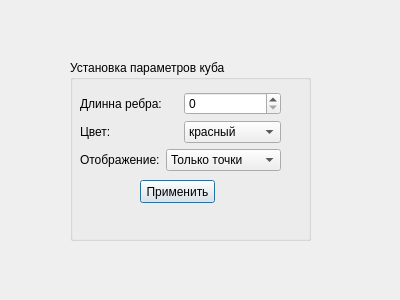
<?xml version="1.0" encoding="UTF-8"?>
<ui version="4.0">
 <class>Size</class>
 <widget class="QDialog" name="Size">
  <property name="geometry">
   <rect>
    <x>0</x>
    <y>0</y>
    <width>400</width>
    <height>300</height>
   </rect>
  </property>
  <property name="windowTitle">
   <string>Dialog</string>
  </property>
  <widget class="QGroupBox" name="groupBox">
   <property name="geometry">
    <rect>
     <x>70</x>
     <y>60</y>
     <width>241</width>
     <height>181</height>
    </rect>
   </property>
   <property name="title">
    <string>Установка параметров куба</string>
   </property>
   <widget class="QPushButton" name="size">
    <property name="geometry">
     <rect>
      <x>70</x>
      <y>120</y>
      <width>75</width>
      <height>23</height>
     </rect>
    </property>
    <property name="text">
     <string>Применить</string>
    </property>
   </widget>
   <widget class="QWidget" name="">
    <property name="geometry">
     <rect>
      <x>10</x>
      <y>32</y>
      <width>201</width>
      <height>80</height>
     </rect>
    </property>
    <layout class="QVBoxLayout" name="verticalLayout">
     <item>
      <layout class="QHBoxLayout" name="horizontalLayout_3">
       <item>
        <widget class="QLabel" name="label">
         <property name="text">
          <string>Длинна ребра:</string>
         </property>
        </widget>
       </item>
       <item>
        <widget class="QSpinBox" name="size_2"/>
       </item>
      </layout>
     </item>
     <item>
      <layout class="QHBoxLayout" name="horizontalLayout_2">
       <item>
        <widget class="QLabel" name="label_2">
         <property name="text">
          <string>Цвет:</string>
         </property>
        </widget>
       </item>
       <item>
        <widget class="QComboBox" name="color">
         <item>
          <property name="text">
           <string>красный</string>
          </property>
         </item>
         <item>
          <property name="text">
           <string>синий</string>
          </property>
         </item>
         <item>
          <property name="text">
           <string>чёрный</string>
          </property>
         </item>
         <item>
          <property name="text">
           <string>жёлтый</string>
          </property>
         </item>
        </widget>
       </item>
      </layout>
     </item>
     <item>
      <layout class="QHBoxLayout" name="horizontalLayout">
       <item>
        <widget class="QLabel" name="label_3">
         <property name="text">
          <string>Отображение:</string>
         </property>
        </widget>
       </item>
       <item>
        <widget class="QComboBox" name="comboBox_2">
         <item>
          <property name="text">
           <string>Только точки</string>
          </property>
         </item>
         <item>
          <property name="text">
           <string>Точки и полигоны</string>
          </property>
         </item>
        </widget>
       </item>
      </layout>
     </item>
    </layout>
   </widget>
  </widget>
 </widget>
 <resources/>
 <connections/>
</ui>
